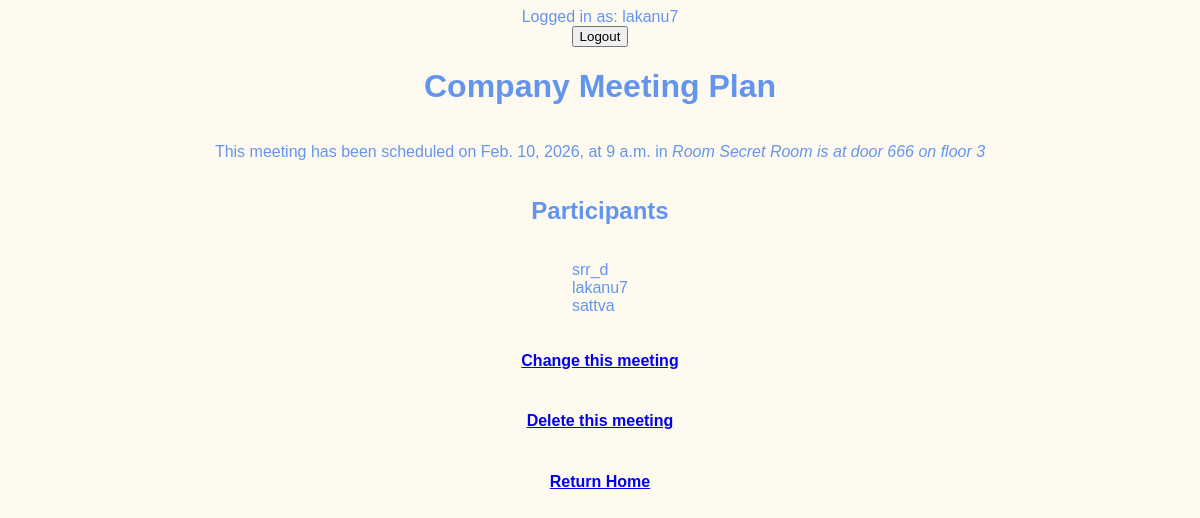
Screenshot of /meetings/3 (signed in) with the database file from the repository.
### meetings/models.py (models this page shows, shortened)
class Meeting(models.Model):
    title = models.CharField(max_length=200)
    date = models.DateField()
    start_time = models.TimeField(default=time(9))
    duration = models.IntegerField(default=1)
    room = models.ForeignKey(Room, on_delete=models.CASCADE) #Creates a ForeignKey relation from the Meeting class to the Room Class. This field will hold the ID of the room object that this meeting references. If this room is deleted, then all meetings for that room will also be deleted.
    participants = models.ManyToManyField(get_user_model())

class Room(models.Model):
    name = models.CharField(max_length=50)
    floor = models.IntegerField()
    room_number = models.IntegerField()
    def __str__(self):
        return f"Room {self.name} is at door {self.room_number} on floor {self.floor}"

### meetings/views.py (the view)
# urls.py: path('<int:id>', views.detail, name="detail"),
@login_required
def detail(request, id):
    meeting = get_object_or_404(Meeting, pk=id)
    return render(request, "meetings/detail.html", {"meeting": meeting})

### templates/meetings/detail.html (shortened to what this page needs)
{% extends "base.html" %}
{% block content %}
    <h1>{{meeting.title}}</h1>
    <p>
        This meeting has been scheduled on {{meeting.date}}, at {{meeting.start_time}}
        in <em>{{meeting.room}}</em>
    </p>
    <h2>Participants</h2>
    <ul>
        {% for participant in meeting.participants.all %}
        <li>{{participant.username}}</li>
        {% endfor %}
    </ul>
    <h4><a href="{% url 'edit' meeting.id %}">Change this meeting</a></h4>
    <h4><a href="{% url 'delete' meeting.id %}">Delete this meeting</a></h4>
    <h4><a href="{% url 'welcome' %}">Return Home</a></h4>
{% endblock %}

### templates/base.html (shortened to what this page needs)
{% load static %}
<!DOCTYPE html>
<html lang="en">
<head>
    <link rel="stylesheet" href="{% static 'website/style.css' %}">
</head>
<body>
    {% if user.is_authenticated %}
        Logged in as: {{ user.get_username }}
    <form method="post" action="{% url 'logout' %}" >
        <button type="submit">Logout</button>
    </form>
    {% else %}
    <a href="{% url 'login' %}">Login</a>
    {% endif %}
    {% block content %}
    {% endblock %}
</body>
</html>

### website/static/website/style.css (style rules this page uses)
body { font-family: sans-serif; color: cornflowerblue; background-color: floralwhite; display: flex; flex-direction: column; align-items: center; }
ul { list-style: none; padding: 0; }

### rows the page displays
Meeting: title "Company Meeting Plan", date "Feb. 10, 2026", start_time "9 a.m.", room "Room Secret Room is at door 666 on floor 3"

### other values shown
{{ user.get_username }} "lakanu7"
{{ participant.username }} "srr_d"
{{ participant.username }} "lakanu7"
{{ participant.username }} "sattva"
